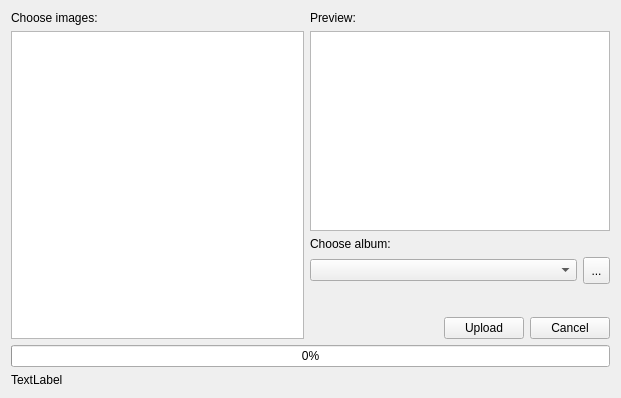
<?xml version="1.0" encoding="UTF-8"?>
<ui version="4.0">
 <class>vkUploadImagesForm</class>
 <widget class="QWidget" name="vkUploadImagesForm">
  <property name="geometry">
   <rect>
    <x>0</x>
    <y>0</y>
    <width>621</width>
    <height>398</height>
   </rect>
  </property>
  <property name="windowTitle">
   <string>QImageViewer - Vkontakte - Upload images</string>
  </property>
  <layout class="QVBoxLayout" name="verticalLayout_3">
   <item>
    <layout class="QHBoxLayout" name="horizontalLayout_3">
     <item>
      <layout class="QVBoxLayout" name="verticalLayout_2">
       <item>
        <widget class="QLabel" name="label_2">
         <property name="text">
          <string>Choose images:</string>
         </property>
        </widget>
       </item>
       <item>
        <widget class="QListWidget" name="listWidget"/>
       </item>
      </layout>
     </item>
     <item>
      <layout class="QVBoxLayout" name="verticalLayout">
       <item>
        <widget class="QLabel" name="label">
         <property name="text">
          <string>Preview:</string>
         </property>
        </widget>
       </item>
       <item>
        <widget class="QGraphicsView" name="graphicsView">
         <property name="sizePolicy">
          <sizepolicy hsizetype="Fixed" vsizetype="Fixed">
           <horstretch>0</horstretch>
           <verstretch>0</verstretch>
          </sizepolicy>
         </property>
         <property name="minimumSize">
          <size>
           <width>300</width>
           <height>200</height>
          </size>
         </property>
         <property name="maximumSize">
          <size>
           <width>300</width>
           <height>200</height>
          </size>
         </property>
        </widget>
       </item>
       <item>
        <widget class="QLabel" name="label_3">
         <property name="text">
          <string>Choose album:</string>
         </property>
        </widget>
       </item>
       <item>
        <layout class="QHBoxLayout" name="horizontalLayout_2">
         <item>
          <widget class="QComboBox" name="albumUserBox"/>
         </item>
         <item>
          <widget class="QToolButton" name="toolButton">
           <property name="minimumSize">
            <size>
             <width>27</width>
             <height>27</height>
            </size>
           </property>
           <property name="text">
            <string>...</string>
           </property>
          </widget>
         </item>
        </layout>
       </item>
       <item>
        <spacer name="verticalSpacer">
         <property name="orientation">
          <enum>Qt::Vertical</enum>
         </property>
         <property name="sizeHint" stdset="0">
          <size>
           <width>297</width>
           <height>13</height>
          </size>
         </property>
        </spacer>
       </item>
       <item>
        <layout class="QHBoxLayout" name="horizontalLayout">
         <item>
          <spacer name="horizontalSpacer">
           <property name="orientation">
            <enum>Qt::Horizontal</enum>
           </property>
           <property name="sizeHint" stdset="0">
            <size>
             <width>40</width>
             <height>20</height>
            </size>
           </property>
          </spacer>
         </item>
         <item>
          <widget class="QPushButton" name="uploadButton">
           <property name="text">
            <string>Upload</string>
           </property>
           <property name="shortcut">
            <string>Ctrl+Return</string>
           </property>
          </widget>
         </item>
         <item>
          <widget class="QPushButton" name="cancelButton">
           <property name="text">
            <string>Cancel</string>
           </property>
           <property name="shortcut">
            <string>Esc</string>
           </property>
          </widget>
         </item>
        </layout>
       </item>
      </layout>
     </item>
    </layout>
   </item>
   <item>
    <widget class="QProgressBar" name="progressBar">
     <property name="value">
      <number>0</number>
     </property>
    </widget>
   </item>
   <item>
    <widget class="QLabel" name="status">
     <property name="text">
      <string>TextLabel</string>
     </property>
    </widget>
   </item>
  </layout>
  <zorder>status</zorder>
  <zorder>progressBar</zorder>
 </widget>
 <resources/>
 <connections/>
</ui>
